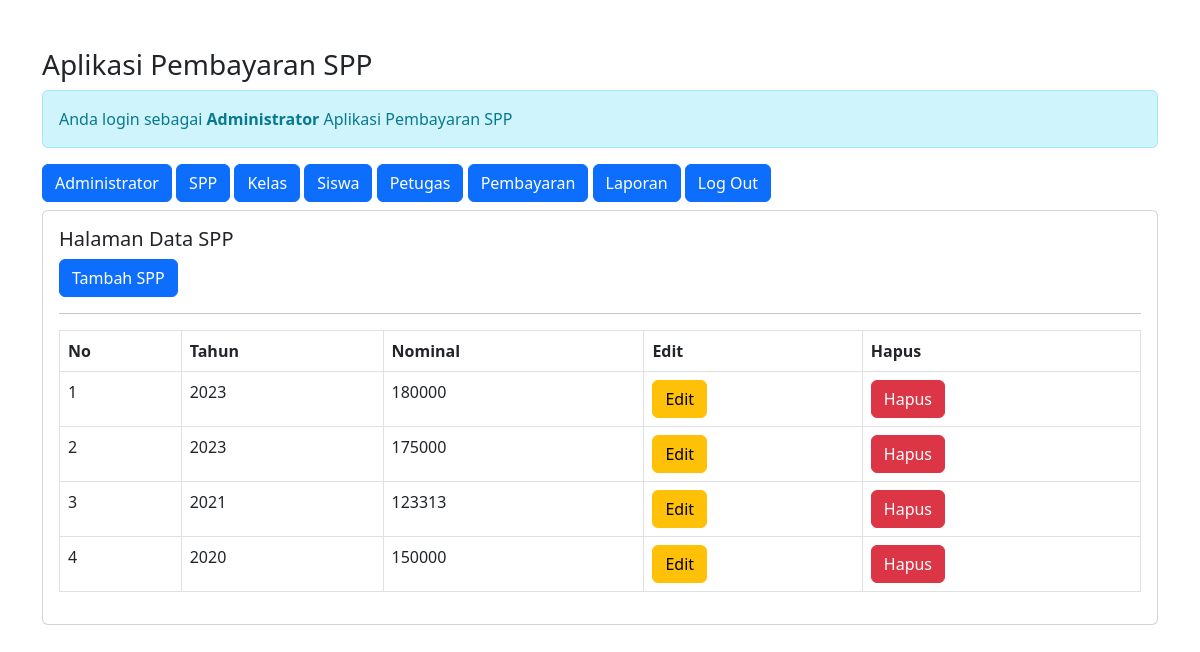
Screenshot of /admin/admin.php?url=spp (signed in) with the database file from the repository.
### tables this page shows
CREATE TABLE `spp` (
  `id_spp` int(11) NOT NULL,
  `tahun` int(11) NOT NULL,
  `nominal` int(11) NOT NULL
);

### admin/spp.php (the view)
<h5>Halaman Data SPP</h5>
<a href="?url=tambah-spp" class="btn btn-primary">Tambah SPP</a>
<hr>
<table class="table table-stripped table-bordered">
    <tr class="fw-bold">
        <td>No</td>
        <td>Tahun</td>
        <td>Nominal</td>
        <td>Edit</td>
        <td>Hapus</td>
    </tr>
    <?php
    include '../conn.php';
    $no = '1';
    $sql = "SELECT*FROM spp ORDER BY id_spp DESC";
    $query = mysqli_query($koneksi, $sql);
    foreach($query as $data){ ?>
        <tr>
            <td><?= $no++; ?></td>
            <td><?= $data['tahun'] ?></td>
            <td><?= $data['nominal'] ?></td>
            <td>
                <a href="?url=edit-spp&id_spp=<?= $data['id_spp']?>" class="btn btn-warning">Edit</a>
            </td>
            <td>
                <a onclick="return confirm ('Apakah Anda Yakin Ingin Menghapus Data ini?')" href="?url=hapus-spp&id_spp=<?= $data['id_spp']?>" class="btn btn-danger">Hapus</a>
            </td>
        </tr>
    <?php } ?>
</table>

### rows the page displays
spp: tahun "2023", nominal "180000"
spp: tahun "2023", nominal "175000"
spp: tahun "2021", nominal "123313"
spp: tahun "2020", nominal "150000"
